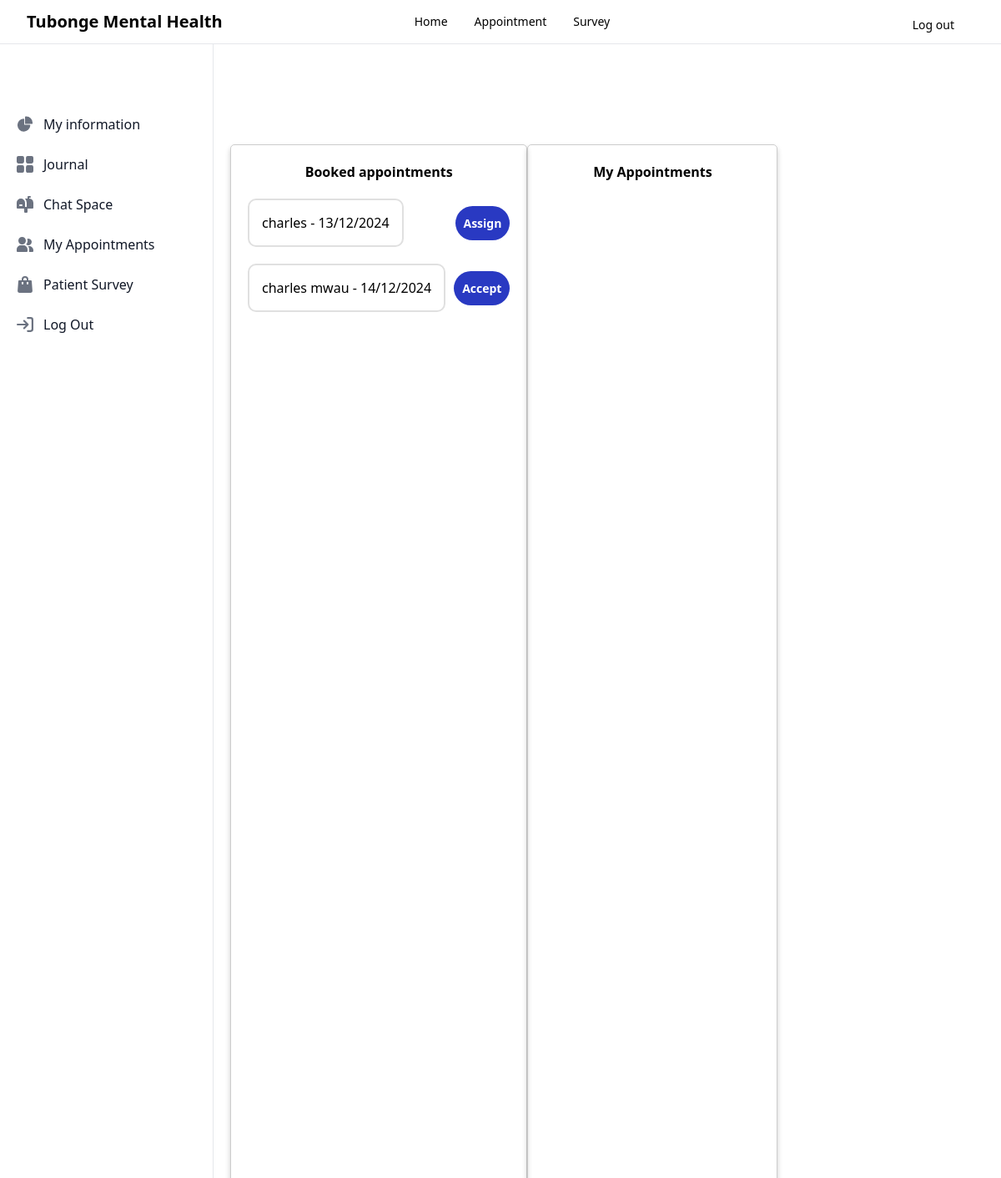
/appointment/doctor (signed in), run on the app's committed database.
### pearl/models.py (models this page shows, shortened)
class Appointment(db.Model):
    id = db.Column(db.Integer, primary_key=True)
    fullname = db.Column(db.String(100), nullable=False)
    email = db.Column(db.String(100), nullable=False)
    telephone = db.Column(db.String(100), nullable=False)
    appointmentHours = db.Column(db.String(50), nullable=False)
    status = db.Column(db.String(50), default='Pending', nullable=False)
    date = db.Column(db.Date, nullable=False)
    userId = db.Column(db.Integer, db.ForeignKey('user.id'), nullable=False)
    doctorId = db.Column(db.Integer, nullable=False, default='00')

### pearl/main.py (the view)
@main.route('/appointment/doctor')
def doctorAppointment():
    appointments =  Appointment.query.all()
    return render_template('doctorAppointment.html', active_page='doctorAppointment', appointments=appointments)

### pearl/templates/doctorAppointment.html (shortened to what this page needs)
{% extends 'professional.html' %}
{% block head %}
  {{super()}}
    <link rel="stylesheet" href="/static/css/doctorAppointment.css">
{% endblock %}
{% block main%}
<div class="mainSection h-screen overflow-y-scroll w-full">
    <div class="appointment">
        <h2> Booked appointments </h2>
        {% for appointment in appointments %}
            <div class="appointmentDetails">
                {% if appointment.status == 'Pending' %}
                    <p> {{ appointment.fullname }} - {{ appointment.date.strftime('%d/%m/%Y') }} </p>
                    <div class="appointmentAction">
                        <form action="{{ url_for('doctor.acceptAppointment', appointmentId=appointment.id) }}" method="post">
                            <button type="submit"> Accept </button>
                        </form>
                    </div>
                {% endif %}
                {% if appointment.status == 'Accepted' %}
                    <p> {{ appointment.fullname }} - {{ appointment.date.strftime('%d/%m/%Y') }} </p>
                    <div class="appointmentAction">
                        <form action="{{ url_for('doctor.assignDoctor', appointmentId=appointment.id, doctorId=current_user.id) }}" method="post">
                            <button type="submit"> Assign </button>
                        </form>
                    </div>
                {% endif %}
            </div>
        {% endfor %}
    </div>
    <div class="appointment">
        <h2> My Appointments </h2>
    </div>
</div>
{% endblock%}

### pearl/static/css/doctorAppointment.css (style rules this page uses)
.mainSection { display: flex; justify-content: space-evenly; padding: 20px; flex-direction: row; height: 100vh; flex-wrap: wrap; margin-top: 100px; }
.appointment { max-width: 420px; margin: 0px auto; padding: 20px; border: 1px solid #ccc; border-radius: 5px; box-shadow: 0 4px 6px rgba(0, 0, 0, 0.2); display: flex; flex-direction: column; min-width: 300px; }
.appointment h2, #appointmentDetailsForm h2 { margin-bottom: 20px; text-align: center; color: black; font-weight: 700; }
.appointmentDetails { display: flex; flex-direction: row; align-items: center; margin-bottom: 20px; justify-content: space-between; }
.appointmentDetails p { font-size: 16px; font-weight: 500; border-radius: 10px; padding: 15px; border: 2px solid #e0e0e0; text-align: center; margin-right: 10px; }
.appointmentAction button { text-decoration: none; padding: 10px; font-size: 14px; font-weight: bold; color: #fff; background-color: rgb(41, 57, 194); border: none; border-radius: 70px; cursor: pointer; }

### data on the page
Appointment: fullname "charles", date "13/12/2024"
Appointment: fullname "charles mwau", date "14/12/2024"
